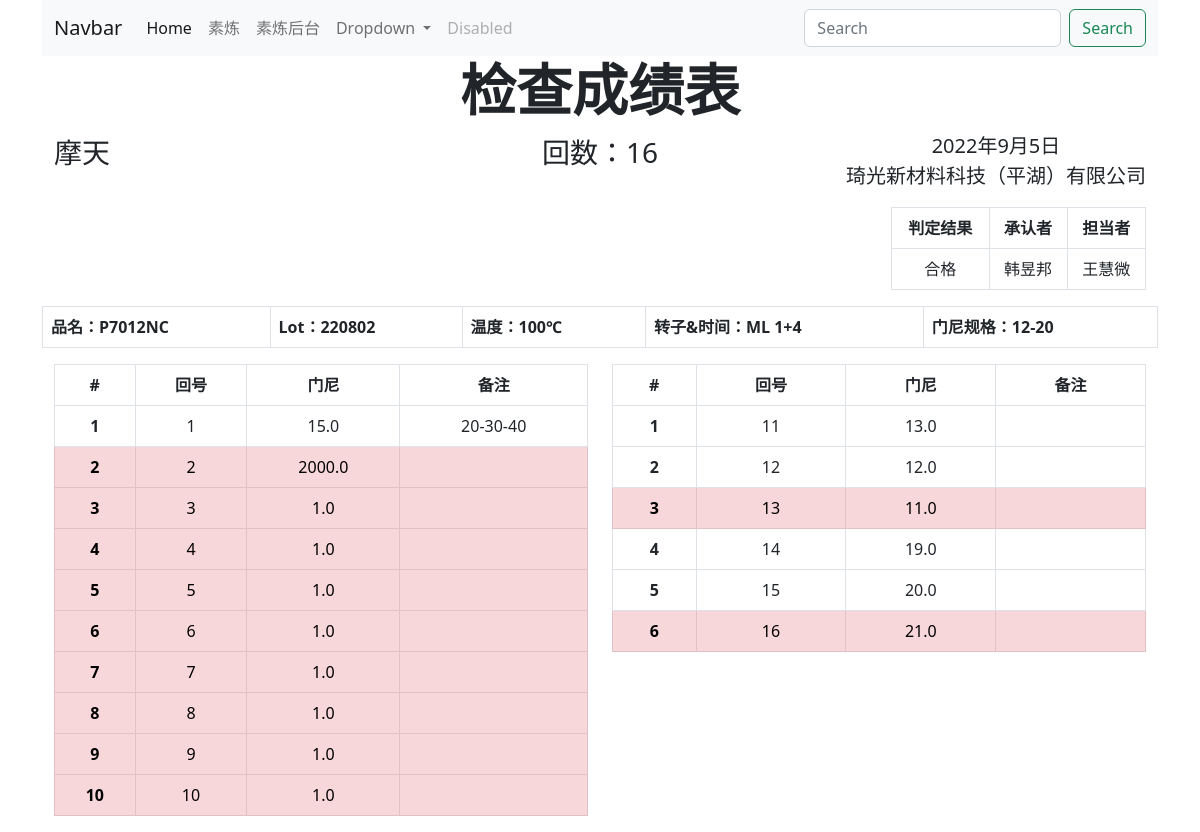
The app's page /mixs_dup/4/ with its own data.
### mixs_dup/models.py (models this page shows, shortened)
class ProductionPlan(models.Model):
    item = models.ForeignKey(Item, on_delete=models.PROTECT, verbose_name='品名')
    lot = models.ForeignKey(Lot, on_delete=models.PROTECT, verbose_name='批号')
    created = models.DateField(blank=True, verbose_name='出表时间')
    class Meta:
        verbose_name = verbose_name_plural = '素炼成绩表'

class Item(models.Model):
    customer = models.ForeignKey(Customer, on_delete=models.PROTECT, verbose_name='客户')
    name = models.CharField(max_length=255, verbose_name='品名')
    mv = models.CharField(max_length=255, verbose_name='门尼')
    mv_min = models.FloatField(verbose_name='最小值')
    mv_max = models.FloatField(verbose_name='最大值')
    temperature = models.IntegerField(default=100, blank=True, verbose_name='温度')
    rotor = models.CharField(max_length=255, default='ML 1+4', verbose_name='转子')
    class Meta:
        verbose_name = verbose_name_plural = '品名清单'

class Customer(models.Model):
    abbreviation = models.CharField(max_length=10, verbose_name='缩写')
    name = models.CharField(max_length=255, verbose_name='公司名称')
    class Meta:
        verbose_name = verbose_name_plural = '客户'

class Detail(models.Model):
    plan = models.ForeignKey(ProductionPlan, on_delete=models.PROTECT)
    batch = models.IntegerField(verbose_name='回数')
    mv = models.FloatField(verbose_name='门尼值')
    comment = models.CharField(max_length=255, blank=True, verbose_name='回炼')
    shipment_status = models.BooleanField(default=False, verbose_name='出货状态')
    class Meta:
        verbose_name = verbose_name_plural = '详细信息'

class Lot(models.Model):
    lot = models.IntegerField(verbose_name='批号')
    def __str__(self):
        return str(self.lot)
    class Meta:
        verbose_name = verbose_name_plural = '批号'

### mixs_dup/views.py (the view)
# urls.py: path('<int:pp_id>/', views.detail, name='detail'),
def detail(request, pp_id):
    detail = get_object_or_404(ProductionPlan, pk=pp_id)
    return render(request, 'mixs_dup/detail.html', {'detail': detail, })

### mixs_dup/templates/mixs_dup/detail.html
{% extends 'mixs_dup/header.html' %}
{% block content %}
<h1 class="display-4 fw-bold text-center">检查成绩表</h1>
<div class="container text-center">
    <div class="row">
        <div class="col d-flex flex-row">
            <p class="fs-3">{{ detail.item.customer.name }}</p>
        </div>
        <div class="col">
                <p class="fs-3">回数：{{ detail.detail_set.all|length }}</p>
        </div>
        <div class="col d-flex flex-row-reverse">
            <p class="fs-5">{{ detail.created }}<br>琦光新材料科技（平湖）有限公司</p>
        </div>
    </div>
</div>
<div class="container text-center">
    <div class="row">
        <div class="col">
        </div>
        <div class="col">
        </div>
        <div class="col">
        </div>
        <div class="col">
            <table class="table table-bordered">
                <thead>
                <tr>
                    <th scope="col-3">判定结果</th>
                    <th scope="col-3">承认者</th>
                    <th scope="col-3">担当者</th>
                </tr>
                </thead>
                <tbody>
                <tr>
                    <td>合格</td>
                    <td>韩昱邦</td>
                    <td>王慧微</td>
                </tr>
                </tbody>
            </table>
        </div>
    </div>
</div>
<table class="table table-bordered">
    <tr>
        <th scope="col">品名：{{ detail.item.name }}</th>
        <th scope="col">Lot：{{ detail.lot }}</th>
        <th scope="col">温度：{{ detail.item.temperature }}℃</th>
        <th scope="col">转子&时间：{{ detail.item.rotor }}</th>
        <th scope="col">门尼规格：{{ detail.item.mv }}</th>
    </tr>
</table>
<div class="container text-center">
    <div class="row">
        <div class="col">
            <table class="table table-bordered">
                <thead>
                <tr>
                    <th scope="col" colspan="1">#</th>
                    <th scope="col" colspan="1">回号</th>
                    <th scope="col" colspan="1">门尼</th>
                    <th scope="col" colspan="2">备注</th>
                </tr>
                </thead>
                <tbody>
                {% for mv in detail.detail_set.all|slice:":10" %}
                {% if mv.mv < detail.item.mv_min or mv.mv > detail.item.mv_max %}
                <tr class="table-danger">
                    {% else %}
                <tr>
                    {% endif %}
                    <th scope="row" colspan="1">{{ forloop.counter }}</th>
                    <td colspan="1">{{ mv.batch }}</td>
                    <td colspan="1">{{ mv.mv }}</td>
                    <td colspan="2">{{ mv.comment }}</td>
                </tr>
                {% endfor %}
                </tbody>
            </table>
        </div>
        <div class="col">
            <table class="table table-bordered">
                <thead>
                <tr>
                    <th scope="col" colspan="1">#</th>
                    <th scope="col" colspan="1">回号</th>
                    <th scope="col" colspan="1">门尼</th>
                    <th scope="col-2" colspan="2">备注</th>
                </tr>
                </thead>
                <tbody>
                {% for mv in detail.detail_set.all|slice:"10:20" %}
                {% if mv.mv < detail.item.mv_min or mv.mv > detail.item.mv_max %}
                <tr class="table-danger">
                    {% else %}
                <tr>
                    {% endif %}
                    <th scope="row" colspan="1">{{ forloop.counter }}</th>
                    <td colspan="1">{{ mv.batch }}</td>
                    <td colspan="1">{{ mv.mv }}</td>
                    <td colspan="2">{{ mv.comment }}</td>
                </tr>
                {% endfor %}
                </tbody>
            </table>
        </div>
    </div>
</div>
{% endblock content %}

### records on screen
ProductionPlan: item.customer.name "摩天", detail_set.all|length "16", created "2022年9月5日", item.name "P7012NC", lot "220802", item.temperature "100", item.rotor "ML 1+4", item.mv "12-20"
Detail: batch "1", mv "15.0", comment "20-30-40"
Detail: batch "2", mv "2000.0"
Detail: batch "3", mv "1.0"
Detail: batch "4", mv "1.0"
Detail: batch "5", mv "1.0"
Detail: batch "6", mv "1.0"
Detail: batch "7", mv "1.0"
Detail: batch "8", mv "1.0"
Detail: batch "9", mv "1.0"
Detail: batch "10", mv "1.0"
Detail: batch "11", mv "13.0"
Detail: batch "12", mv "12.0"
Detail: batch "13", mv "11.0"
Detail: batch "14", mv "19.0"
Detail: batch "15", mv "20.0"
Detail: batch "16", mv "21.0"
